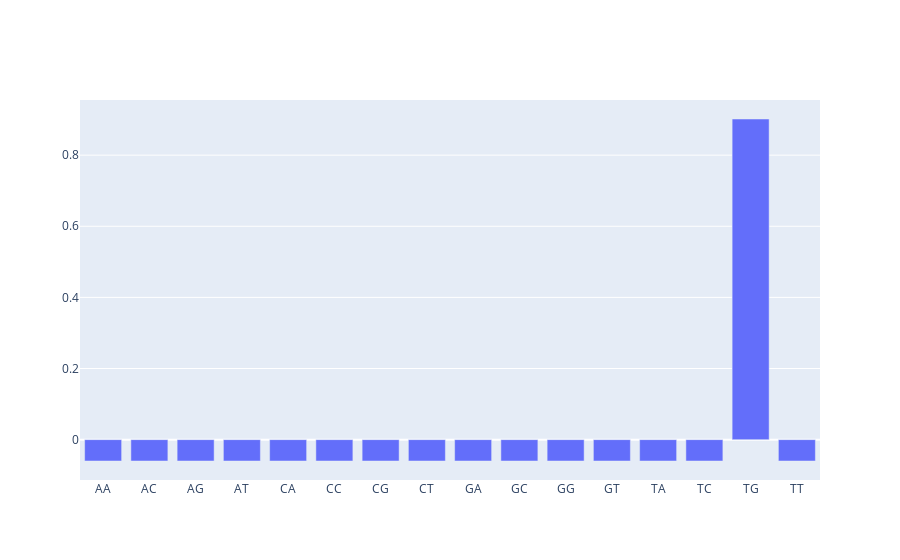

Notebook source saved alongside this figure:
### Code cell
plot_freqs(simulated_data_equal_nuc_freqs, 1, 3)

### Figure 1 — Plotly figure (JSON) as saved in the notebook; plotly's stock layout.template omitted (floating-point values rounded to 4 significant figures)
{"data": [{"type": "bar", "x": ["AA", "AC", "AG", "AT", "CA", "CC", "CG", "CT", "GA", "GC", "GG", "GT", "TA", "TC", "TG", "TT"], "y": [-0.06011, -0.06011, -0.06011, -0.06011, -0.06011, -0.06011, -0.06011, -0.06011, -0.06011, -0.06011, -0.06011, -0.06011, -0.06011, -0.06011, 0.9017, -0.06011]}], "layout": {}}
